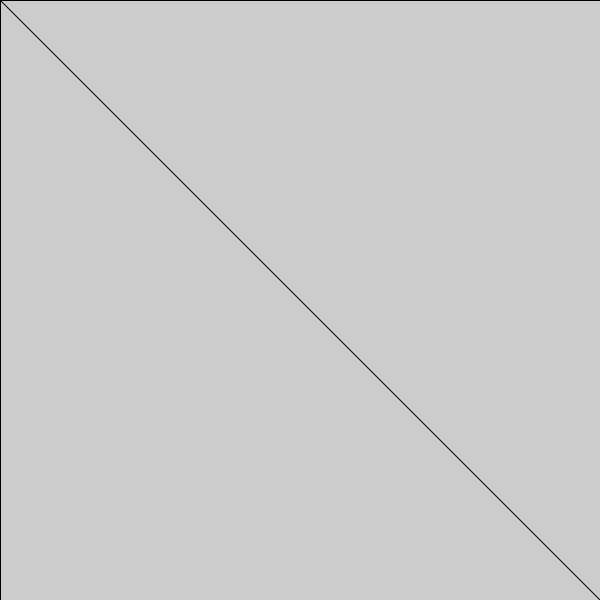
Frame 1 (no input)
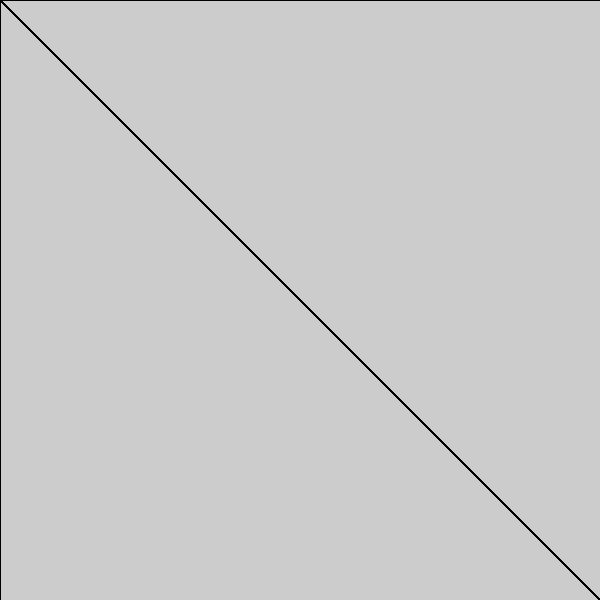
Frame 60 (the mouse pressed at the canvas centre just before this capture)
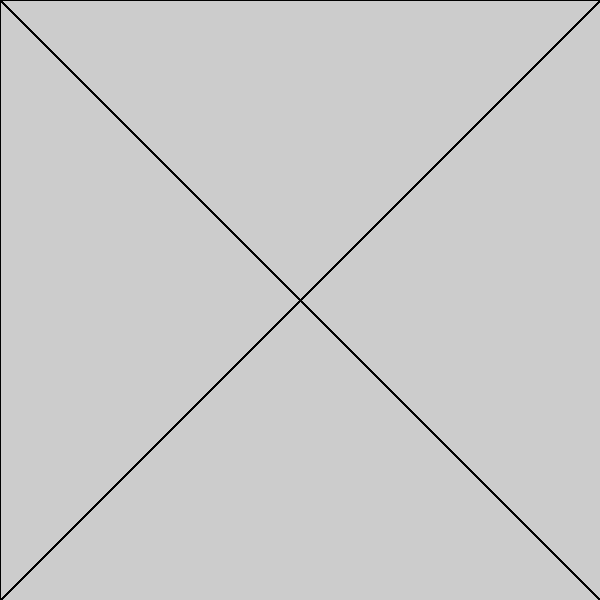
Frame 120 (the mouse held since frame 60 and released just before this capture)

The Processing sketch that drew these frames (run headless with seeded random() and noise(); from frame 60 on, the mouse is pressed at the canvas centre):

// Processing sketch: q4_answer
// ── q4_answer.pde
void setup() {

  size(600, 600);
}

void draw() {
  // draw lines from corners of window to mouse position
  line(0, 0, mouseX, mouseY);  // top left
  line(width, 0, mouseX, mouseY);  // top right
  line(width, height, mouseX, mouseY);  // bottom right
  line(0, height, mouseX, mouseY);  // bottom left
}

void keyPressed() {
  if(key == 'a') {
    // randomize background color
    background(random(255), random(255), random(255));
  }
}
